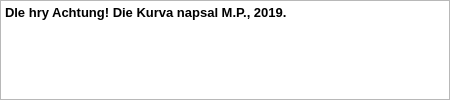
<?xml version="1.0" encoding="UTF-8"?>
<ui version="4.0">
 <class>oAutorovi</class>
 <widget class="QDialog" name="oAutorovi">
  <property name="geometry">
   <rect>
    <x>0</x>
    <y>0</y>
    <width>450</width>
    <height>100</height>
   </rect>
  </property>
  <property name="minimumSize">
   <size>
    <width>450</width>
    <height>100</height>
   </size>
  </property>
  <property name="maximumSize">
   <size>
    <width>450</width>
    <height>100</height>
   </size>
  </property>
  <property name="windowTitle">
   <string>O autorovi</string>
  </property>
  <widget class="QTextEdit" name="oAutoroviTe">
   <property name="geometry">
    <rect>
     <x>0</x>
     <y>0</y>
     <width>450</width>
     <height>100</height>
    </rect>
   </property>
   <property name="html">
    <string>&lt;!DOCTYPE HTML PUBLIC &quot;-//W3C//DTD HTML 4.0//EN&quot; &quot;http://www.w3.org/TR/REC-html40/strict.dtd&quot;&gt;
&lt;html&gt;&lt;head&gt;&lt;meta name=&quot;qrichtext&quot; content=&quot;1&quot; /&gt;&lt;style type=&quot;text/css&quot;&gt;
p, li { white-space: pre-wrap; }
&lt;/style&gt;&lt;/head&gt;&lt;body style=&quot; font-family:'MS Shell Dlg 2'; font-size:7.8pt; font-weight:400; font-style:normal;&quot;&gt;
&lt;p style=&quot; margin-top:0px; margin-bottom:0px; margin-left:0px; margin-right:0px; -qt-block-indent:0; text-indent:0px;&quot;&gt;&lt;span style=&quot; font-size:10pt; font-weight:600;&quot;&gt;Dle hry Achtung! Die Kurva napsal M.P., 2019.&lt;/span&gt;&lt;/p&gt;&lt;/body&gt;&lt;/html&gt;</string>
   </property>
  </widget>
 </widget>
 <resources/>
 <connections/>
</ui>
